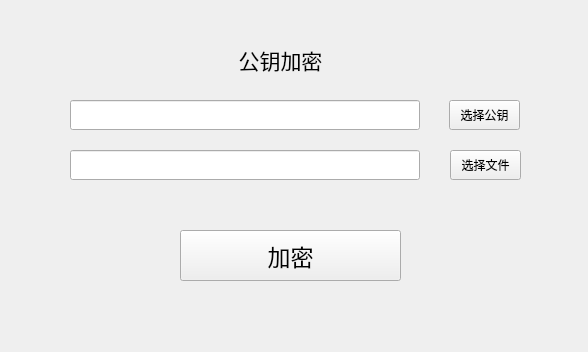
<?xml version="1.0" encoding="UTF-8"?>
<ui version="4.0">
 <class>jiami</class>
 <widget class="QWidget" name="jiami">
  <property name="geometry">
   <rect>
    <x>0</x>
    <y>0</y>
    <width>588</width>
    <height>352</height>
   </rect>
  </property>
  <property name="minimumSize">
   <size>
    <width>588</width>
    <height>352</height>
   </size>
  </property>
  <property name="maximumSize">
   <size>
    <width>588</width>
    <height>352</height>
   </size>
  </property>
  <property name="windowTitle">
   <string>Form</string>
  </property>
  <widget class="QLabel" name="label">
   <property name="geometry">
    <rect>
     <x>220</x>
     <y>40</y>
     <width>121</width>
     <height>41</height>
    </rect>
   </property>
   <property name="text">
    <string>&lt;html&gt;&lt;head/&gt;&lt;body&gt;&lt;p align=&quot;center&quot;&gt;&lt;span style=&quot; font-size:16pt;&quot;&gt;公钥加密&lt;/span&gt;&lt;/p&gt;&lt;/body&gt;&lt;/html&gt;</string>
   </property>
  </widget>
  <widget class="QLineEdit" name="lineEdit">
   <property name="geometry">
    <rect>
     <x>70</x>
     <y>100</y>
     <width>350</width>
     <height>30</height>
    </rect>
   </property>
  </widget>
  <widget class="QPushButton" name="pushButton">
   <property name="geometry">
    <rect>
     <x>449</x>
     <y>100</y>
     <width>71</width>
     <height>30</height>
    </rect>
   </property>
   <property name="text">
    <string>选择公钥</string>
   </property>
  </widget>
  <widget class="QLineEdit" name="lineEdit_2">
   <property name="geometry">
    <rect>
     <x>70</x>
     <y>150</y>
     <width>350</width>
     <height>30</height>
    </rect>
   </property>
  </widget>
  <widget class="QPushButton" name="pushButton_2">
   <property name="geometry">
    <rect>
     <x>450</x>
     <y>150</y>
     <width>71</width>
     <height>30</height>
    </rect>
   </property>
   <property name="text">
    <string>选择文件</string>
   </property>
  </widget>
  <widget class="QPushButton" name="pushButton_3">
   <property name="geometry">
    <rect>
     <x>180</x>
     <y>230</y>
     <width>221</width>
     <height>51</height>
    </rect>
   </property>
   <property name="font">
    <font>
     <pointsize>17</pointsize>
    </font>
   </property>
   <property name="text">
    <string>加密</string>
   </property>
  </widget>
 </widget>
 <resources/>
 <connections/>
</ui>
